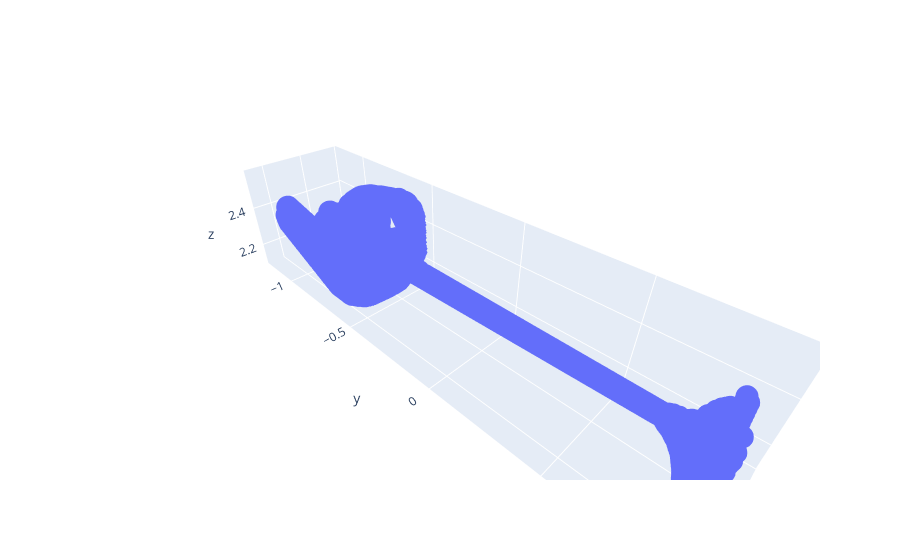

Source (notebook cell):
### Code cell
pcd = o3d.io.read_point_cloud("/scratch/ansh/object pcds/gt_object_83.pcd")
print(pcd)
plot_open3d_pointcloud(pcd)

### Figure 1 — Plotly figure (JSON) as saved in the notebook; plotly's stock layout.template omitted (floating-point values rounded to 4 significant figures; data arrays with more than 128 entries replaced by an {"elided": "..."} marker saying what was removed)
{"data": [{"mode": "markers", "type": "scatter3d", "x": {"elided": "6391 float values"}, "y": {"elided": "6391 float values"}, "z": {"elided": "6391 float values"}}], "layout": {"scene": {"aspectmode": "data"}}}
